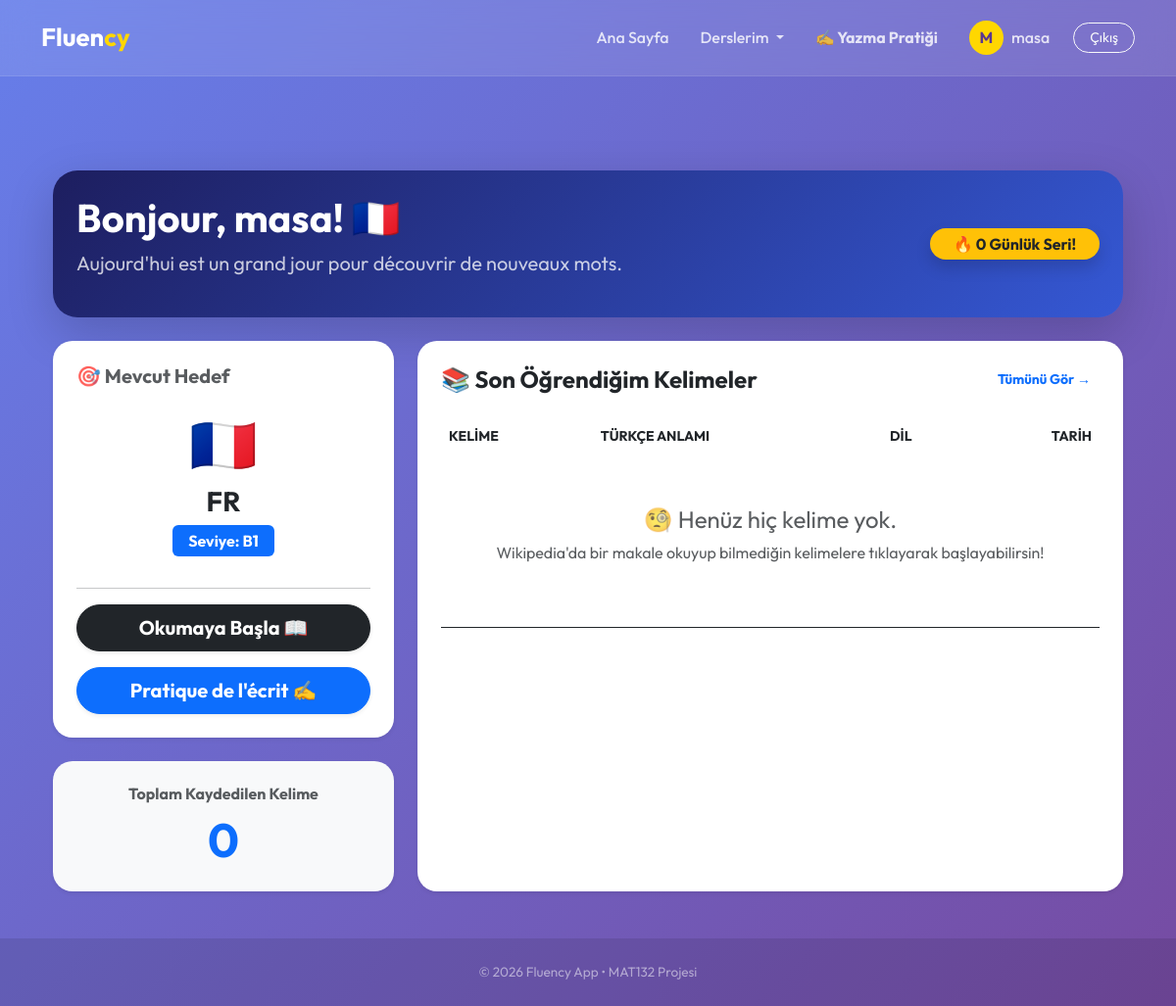
/ (signed in), run on an earlier commit of the app's database.
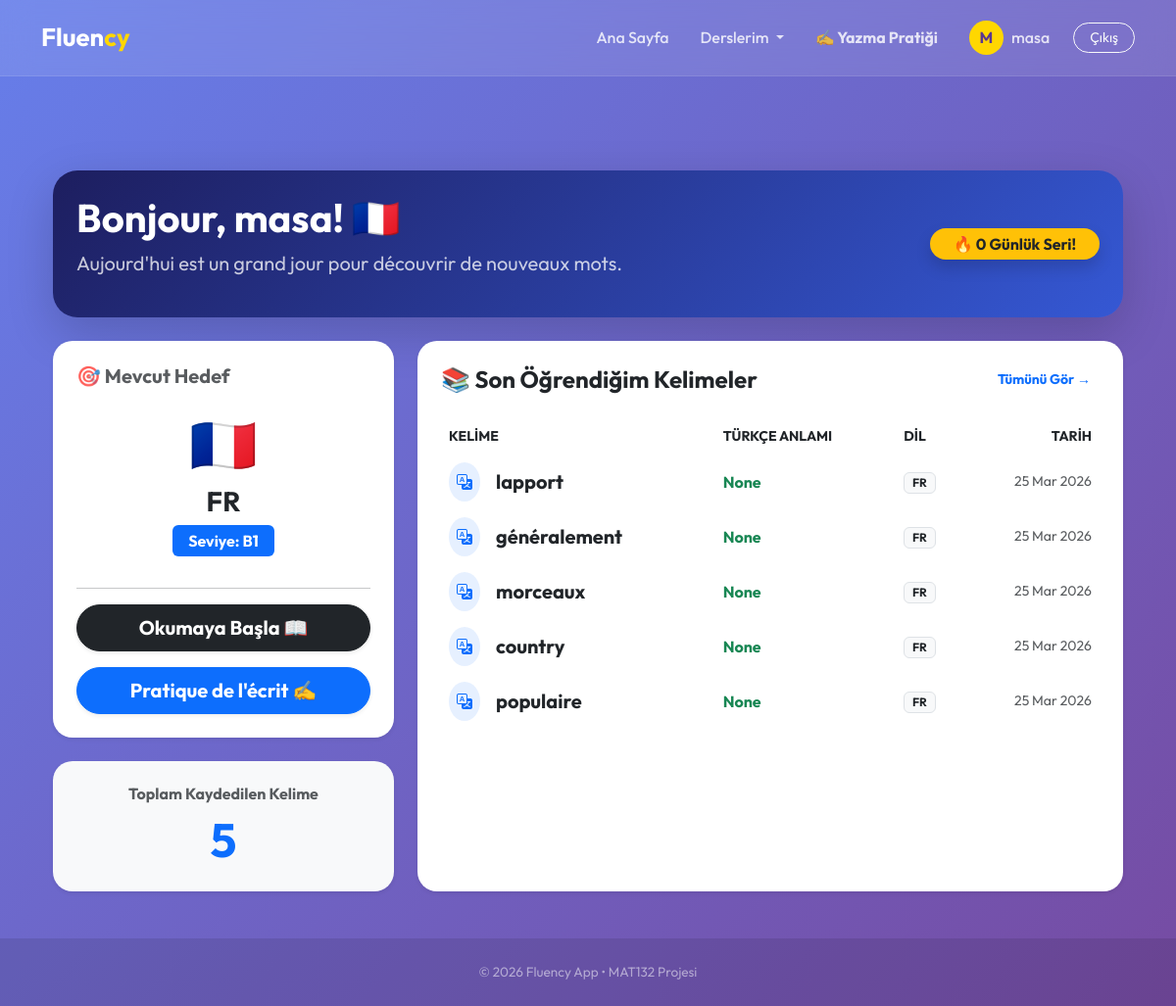
And on a later commit of the database.
### users/models.py (models this page shows, shortened)
class User(AbstractUser):
    pass

class UserLanguageLevel(models.Model):
    user = models.ForeignKey(
        settings.AUTH_USER_MODEL,
        on_delete=models.CASCADE
    )
    language_code = models.CharField(max_length=5)
    level = models.CharField(max_length=2, default='A1')
    last_tested = models.DateTimeField(auto_now=True)

### vocabulary/models.py (models this page shows, shortened)
class SavedWord(models.Model):
    STATUS_CHOICES = [
        ('learning', 'Öğreniyorum ⏳'),
        ('review', 'Tekrar Et 🔄'),
        ('learned', 'Öğrendim ✅'),
    ]
    user = models.ForeignKey(settings.AUTH_USER_MODEL, on_delete=models.CASCADE)
    word = models.CharField(max_length=100)
    turkish_meaning = models.CharField(max_length=150, blank=True, null=True) # 🔥 Senin eklediğin alan
    language = models.CharField(max_length=5)
    status = models.CharField(max_length=20, choices=STATUS_CHOICES, default='learning')
    added_at = models.DateTimeField(auto_now_add=True)
    updated_at = models.DateTimeField(auto_now=True) # Durum her değiştiğinde bu tarih güncellenir

### users/views.py (the view, shortened to what this page needs)
# urls.py: path('', views.index, name='index'),
def index(request):
    context = {}
    if request.user.is_authenticated:
        user_words = SavedWord.objects.filter(user=request.user).order_by('-updated_at')
        context['user_words'] = user_words[:5]
        user_langs = UserLanguageLevel.objects.filter(user=request.user)
        context['user_languages'] = user_langs
        active_lang_id = request.session.get('active_lang_id')
        if active_lang_id:
            active_lang = user_langs.filter(id=active_lang_id).first()
        else:
            active_lang = user_langs.first()
            if active_lang:
                request.session['active_lang_id'] = active_lang.id
                request.session['active_lang_code'] = active_lang.language_code
        context['active_lang'] = active_lang
        context['user_streak'] = 0
    return render(request, "index.html", context)

### templates/index.html (shortened to what this page needs)
{% extends "base.html" %}
{% block content %}
<div class="container mt-5">
    <div class="row mb-4">
        <div class="col-md-12">
            <div class="card border-0 shadow-lg p-4 text-white" style="background: linear-gradient(135.47deg, #1d1e5f 0%, #3558d4 100%); border-radius: 25px;">
                <div class="d-flex align-items-center justify-content-between">
                    <div>
                        <h1 class="fw-bold">
                            {% if active_lang.language_code == 'de' %} Hallo, {{ user.username }}! 🇩🇪
                            {% elif active_lang.language_code == 'en' %} Hello, {{ user.username }}! 🇬🇧
                            {% elif active_lang.language_code == 'kr' %} 안녕하세요, {{ user.username }}! 🇰🇷
                            {% elif active_lang.language_code == 'ar' %} مرحباً, {{ user.username }}! 🇸🇦
                            {% elif active_lang.language_code == 'fa' %} سلام, {{ user.username }}! 🇮🇷
                            {% elif active_lang.language_code == 'fr' %} Bonjour, {{ user.username }}! 🇫🇷
                            {% else %} Merhaba, {{ user.username }}! 👋
                            {% endif %}
                        </h1>
                        <p class="fs-5 opacity-75">
                            {% if active_lang.language_code == 'de' %} Heute ist ein großartiger Tag, um neue Wörter zu lernen.
                            {% elif active_lang.language_code == 'en' %} Today is a great day to discover new words.
                            {% elif active_lang.language_code == 'fr' %} Aujourd'hui est un grand jour pour découvrir de nouveaux mots.
                            {% else %} Bugün yeni kelimeler keşfetmek için harika bir gün.
                            {% endif %}
                        </p>
                    </div>
                    <div class="text-end d-none d-md-block">
                        <span class="badge rounded-pill bg-warning text-dark px-4 py-2 fs-6 shadow">
                            🔥 {{ user_streak|default:0 }} Günlük Seri!
                        </span>
                    </div>
                </div>
            </div>
        </div>
    </div>
    <div class="row g-4">
        <div class="col-lg-4">
            <div class="card border-0 shadow-sm p-4 mb-4" style="border-radius: 20px;">
                <h5 class="fw-bold text-muted mb-4">🎯 Mevcut Hedef</h5>
                {% if active_lang %}
                    <div class="text-center">
                        <div class="display-4 mb-2">
                            {% if active_lang.language_code == 'de' %}🇩🇪
                            {% elif active_lang.language_code == 'en' %}🇬🇧
                            {% elif active_lang.language_code == 'kr' %}🇰🇷
                            {% elif active_lang.language_code == 'ar' %}🇸🇦
                            {% elif active_lang.language_code == 'fa' %}🇮🇷
                            {% elif active_lang.language_code == 'fr' %}🇫🇷
                            {% else %}🌐{% endif %}
                        </div>
                        <h3 class="fw-bold text-dark">
                            {{ active_lang.get_language_code_display|default:active_lang.language_code|upper }}
                        </h3>
                        <p class="badge bg-primary px-3 py-2 fs-6">Seviye: {{ active_lang.level }}</p>
                    </div>
                    <hr>
                    <div class="d-grid gap-3">
                        <a href="{% url 'wiki_reader' %}" class="btn btn-dark btn-lg rounded-pill fw-bold shadow-sm">
                            {% if active_lang.language_code == 'de' %}Lesen Başla 📖
                            {% elif active_lang.language_code == 'en' %}Start Reading 📖
                            {% else %}Okumaya Başla 📖{% endif %}
                        </a>
                        <a href="{% url 'writing_practice' %}" class="btn btn-primary btn-lg rounded-pill fw-bold shadow-sm">
                            {% if active_lang.language_code == 'de' %}Schreiben Üben ✍️
                            {% elif active_lang.language_code == 'en' %}Writing Practice ✍️
                            {% elif active_lang.language_code == 'fr' %}Pratique de l'écrit ✍️
                            {% elif active_lang.language_code == 'kr' %}쓰기 연습 ✍️
                            {% elif active_lang.language_code == 'ar' %}ممارسة الكتابة ✍️
                            {% elif active_lang.language_code == 'fa' %}تمرین نوشتن ✍️
                            {% else %}Yazma Pratiği ✍️{% endif %}
                        </a>
                    </div>
                {% endif %}
            </div>
            <div class="card border-0 shadow-sm p-4 text-center" style="border-radius: 20px; background: #f8f9fa;">
                <h6 class="text-muted fw-bold mb-0">Toplam Kaydedilen Kelime</h6>
                <div class="display-5 fw-bold text-primary mt-2">
                    {{ user_words.count|default:0 }}
                </div>
            </div>
        </div>
        <div class="col-lg-8">
            <div class="card border-0 shadow-sm p-4 h-100" style="border-radius: 20px;">
                <div class="d-flex justify-content-between align-items-center mb-4">
                    <h4 class="fw-bold text-dark mb-0">📚 Son Öğrendiğim Kelimeler</h4>
                    <a href="{% url 'my_dictionary' %}" class="btn btn-sm btn-link text-decoration-none fw-bold">Tümünü Gör →</a>
                </div>
                <div class="table-responsive">
                    <table class="table table-hover align-middle border-0">
                        <thead class="text-muted small text-uppercase">
                            <tr>
                                <th class="border-0">Kelime</th>
                                <th class="border-0">Türkçe Anlamı</th>
                                <th class="border-0">Dil</th>
                                <th class="border-0 text-end">Tarih</th>
                            </tr>
                        </thead>
                        <tbody>
                            {% for word in user_words %}
                            <tr style="cursor: pointer;">
                                <td class="border-0">
                                    <div class="d-flex align-items-center">
                                        <div class="rounded-circle bg-primary bg-opacity-10 p-2 me-3">
                                            <i class="bi bi-translate text-primary"></i>
                                        </div>
                                        <span class="fw-bold text-dark fs-5">{{ word.word }}</span>
                                    </div>
                                </td>
                                <td class="border-0 text-success fw-bold fs-6">
                                    {{ word.turkish_meaning }}
                                </td>
                                <td class="border-0">
                                    <span class="badge bg-light text-dark border">{{ word.language|upper }}</span>
                                </td>
                                <td class="border-0 text-end text-muted small">
                                    {{ word.added_at|date:"d M Y" }}
                                </td>
                            </tr>
                            {% empty %}
                            <tr>
                                <td colspan="4" class="text-center py-5">
                                    <div class="text-muted">
                                        <p class="fs-4 mb-1">🧐 Henüz hiç kelime yok.</p>
                                        <p>Wikipedia'da bir makale okuyup bilmediğin kelimelere tıklayarak başlayabilirsin!</p>
                                    </div>
                                </td>
                            </tr>
                            {% endfor %}
                        </tbody>
                    </table>
                </div>
            </div>
        </div>
    </div>
</div>
{% endblock %}

### templates/base.html (shortened to what this page needs)
<!DOCTYPE html>
<html lang="tr">
<head>
    <link href="https://cdn.jsdelivr.net/npm/bootstrap@5.3.0/dist/css/bootstrap.min.css" rel="stylesheet">
    <link rel="stylesheet" href="https://cdn.jsdelivr.net/npm/bootstrap-icons@1.11.3/font/bootstrap-icons.min.css">
</head>
<body>
    <nav class="navbar navbar-expand-lg navbar-dark sticky-top">
        <div class="container">
            <a class="navbar-brand" href="/">Fluen<span>cy</span></a>
            <div class="collapse navbar-collapse" id="navbarNav">
                <ul class="navbar-nav ms-auto align-items-center">
                    <li class="nav-item"><a class="nav-link px-3" href="/">Ana Sayfa</a></li>
                    {% if user.is_authenticated %}
                    <li class="nav-item dropdown">
                        <a class="nav-link dropdown-toggle px-3" href="#" id="derslerimDropdown" role="button" data-bs-toggle="dropdown" aria-expanded="false">
                            Derslerim
                        </a>
                    </li>
                    <li class="nav-item">
                        <a class="nav-link px-3 fw-bold text-warning" href="/writing/">✍️ Yazma Pratiği</a>
                    </li>
                    <li class="nav-item">
                        <a class="nav-link px-3 d-flex align-items-center" href="/profile">
                            <div class="profile-circle me-2">
                                {{ user.username|slice:":1"|upper }}
                            </div>
                            {{ user.username }}
                        </a>
                    </li>
                    <li class="nav-item ms-lg-2">
                        <a class="btn btn-outline-light btn-sm px-3" style="border-radius: 50px;"
                            href="/logout">Çıkış</a>
                    </li>
                    {% else %}
                    <li class="nav-item"><a class="nav-link px-3" href="/login">Giriş Yap</a></li>
                    <li class="nav-item">
                        <a class="btn btn-start ms-lg-3 shadow-sm" href="/register">Hemen Başla</a>
                    </li>
                    {% endif %}
                </ul>
            </div>
        </div>
    </nav>
    <main class="main-content">
        <div class="container py-5">
            {% block content %}{% endblock %}
        </div>
    </main>
    <footer class="text-center text-white-50 mt-auto">
        <div class="container">
            <p class="mb-0">© 2026 Fluency App • MAT132 Projesi</p>
        </div>
    </footer>
</body>
</html>

### templates/base.html (style rules this page uses)
body { font-family: 'Outfit', sans-serif; background: linear-gradient(135deg, #667eea 0%, #764ba2 100%); min-height: 100vh; color: #fff; display: flex; flex-direction: column; }
.navbar { background: rgba(255, 255, 255, 0.1) !important; backdrop-filter: blur(15px); border-bottom: 1px solid rgba(255, 255, 255, 0.1); padding: 0.8rem 0; }
.navbar-brand { font-weight: 700; font-size: 1.6rem; color: #fff !important; }
.navbar-brand span { color: #ffd700; }
.nav-link { color: rgba(255, 255, 255, 0.8) !important; font-weight: 500; transition: 0.3s; border-radius: 10px; }
.main-content { flex: 1; display: flex; align-items: center; }
footer { padding: 1.5rem 0; background: rgba(0, 0, 0, 0.1); font-size: 0.85rem; }
.profile-circle { width: 35px; height: 35px; background: #ffd700; color: #5a3791; border-radius: 50%; display: flex; align-items: center; justify-content: center; font-weight: bold; }

### templates/index.html (style rules this page uses)
body { background-color: #f4f7fe; }
.card { transition: transform 0.3s ease; }

What changed in the data, as far as the page shows it:
added SavedWord: word "lapport", turkish_meaning "None", language "FR", added_at "25 Mar 2026"
added SavedWord: word "généralement", turkish_meaning "None", language "FR", added_at "25 Mar 2026"
added SavedWord: word "morceaux", turkish_meaning "None", language "FR", added_at "25 Mar 2026"
added SavedWord: word "country", turkish_meaning "None", language "FR", added_at "25 Mar 2026"
added SavedWord: word "populaire", turkish_meaning "None", language "FR", added_at "25 Mar 2026"
Also different on the page:
{{ user_words.count|default:0 }}: "0" → "5"
text no longer shown: "🧐 Henüz hiç kelime yok. Wikipedia'da bir makale okuyup bilmediğin kelimelere tıklayarak başlayabilirsin!"
